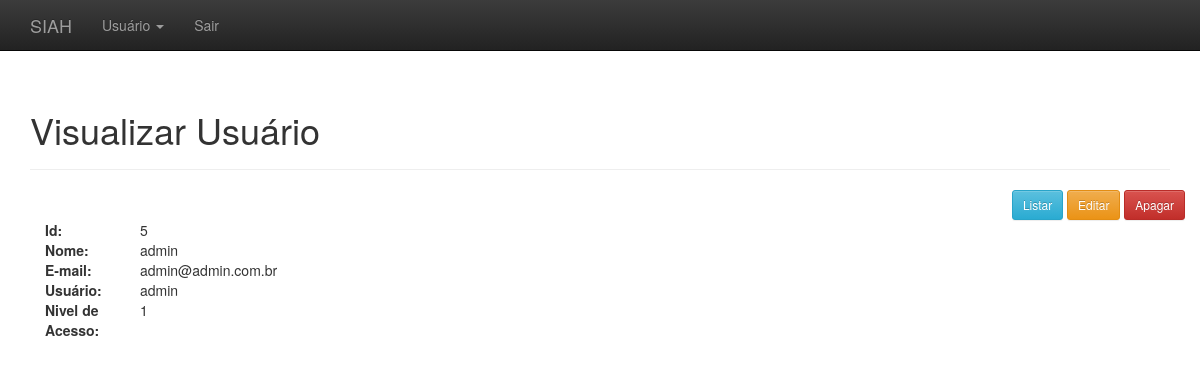
Page /login/administrativo.php?link=5&id=5 (signed in) on the committed database.
### tables this page shows
CREATE TABLE `usuarios` (
  `id` int(11) NOT NULL,
  `nome` varchar(220) NOT NULL,
  `email` varchar(220) NOT NULL,
  `login` varchar(50) NOT NULL,
  `senha` varchar(50) NOT NULL,
  `nivel_acesso_id` int(11) NOT NULL,
  `created` datetime DEFAULT NULL,
  `modified` datetime DEFAULT NULL
);

### login/visual_usuario.php (the view)
<?php
	$id = $_GET['id'];
	$result = mysql_query("SELECT * FROM usuarios WHERE id = '$id' LIMIT 1");
	$resultado = mysql_fetch_assoc($result);
?>
<div class="container theme-showcase" role="main">
	<div class="page-header">
		<h1>Visualizar Usuário</h1>
	</div>
	<div class="row">
		<div class="pull-right">
			<a href='administrativo.php?link=2&id=<?php echo $resultado['id']; ?>'><button type='button' class='btn btn-sm btn-info'>Listar</button></a>
			<a href='administrativo.php?link=4&id=<?php echo $resultado['id']; ?>'><button type='button' class='btn btn-sm btn-warning'>Editar</button></a>
			<a href='processa/proc_apagar_usuario.php?id=<?php echo $resultado['id']; ?>'><button type='button' class='btn btn-sm btn-danger'>Apagar</button></a>
		</div>
	</div>
	<div class="row">
		<div class="col-md-12">
			<div class=" col-sm-3 col-md-1">
				<b>Id:</b>
			</div>
			<div class=" col-sm-9 col-md-11">
				<?php echo $resultado['id']; ?>
			</div>
			<div class="col-sm-3 col-md-1">
				<b>Nome:</b>
			</div>
			<div class="col-sm-9 col-md-11">
				<?php echo $resultado['nome']; ?>
			</div>
			<div class="col-sm-3 col-md-1">
				<b>E-mail:</b>
			</div>
			<div class="col-sm-9 col-md-11">
				<?php echo $resultado['email']; ?>
			</div>
			<div class="col-sm-3 col-md-1">
				<b>Usuário:</b>
			</div>
			<div class="col-sm-9 col-md-11">
				<?php echo $resultado['login']; ?>
			</div>
			<div class="col-sm-3 col-md-1">
				<b>Nivel de Acesso:</b>
			</div>
			<div class="col-sm-9 col-md-11">
				<?php echo $resultado['nivel_acesso_id']; ?>
			</div>
		</div>
	</div>
</div>

### login/css/theme.css (style rules this page uses)
body { padding-top: 70px; padding-bottom: 30px; }

### rows in the picture
usuarios: id "5", nome "admin", email "admin@admin.com.br", login "admin", nivel_acesso "1"
